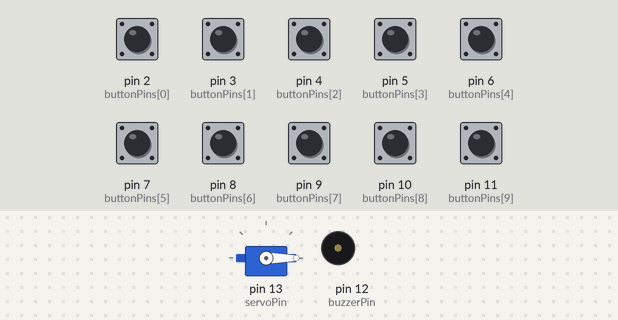
This sketch was run on a simulated Arduino Uno, built with avr-gcc and run on an emulated ATmega328P. On the bench: servo, buzzer (waves = sounding, pin HIGH). The inputs (shaded band) are chosen by the test bench; at power-on: pin 2 (buttonPins[0]), pin 3 (buttonPins[1]), pin 4 (buttonPins[2]), pin 5 (buttonPins[3]), pin 6 (buttonPins[4]), pin 7 (buttonPins[5]), pin 8 (buttonPins[6]), pin 9 (buttonPins[7]), pin 10 (buttonPins[8]), pin 11 (buttonPins[9]) HIGH. What the sketch prints to the serial monitor is not drawn.

Above: at 1.2 s.
1.3 s: pin 2 (buttonPins[0]) pulled LOW for 0.15 s
3.0 s: pin 3 (buttonPins[1]) pulled LOW for 1 s
5.5 s: pin 2 (buttonPins[0]) driven LOW and pin 3 (buttonPins[1]) driven LOW
At 7.7 s:
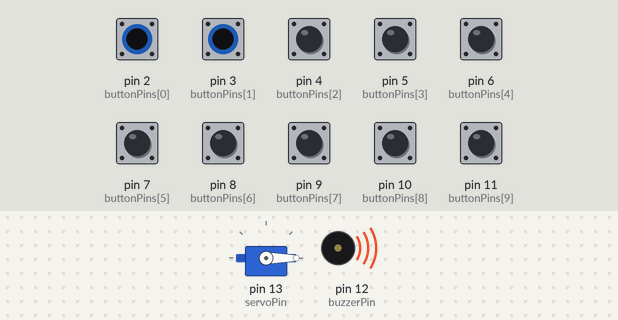
Timing chart, 0 to 14.5 s (numbered marks = the images above; inputs shaded):
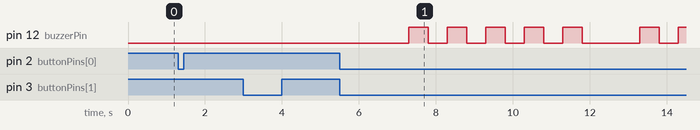

The sketch:

sketch666.ino
```cpp
#include <Servo.h>

const int buttonPins[10] = {2, 3, 4, 5, 6, 7, 8, 9, 10, 11}; // 按键引脚
const int buzzerPin = 12; // 蜂鸣器引脚
const int servoPin = 13; // 舵机引脚

Servo myServo;

const String correctPassword = "12345"; // 正确密码
String inputPassword = ""; // 输入的密码
int attemptCount = 0; // 尝试次数

void setup() {
    for (int i = 0; i < 10; i++) {
        pinMode(buttonPins[i], INPUT_PULLUP);
    }
    pinMode(buzzerPin, OUTPUT);
    myServo.attach(servoPin);
    myServo.write(0); // 初始位置，门锁关闭
    Serial.begin(9600);
}

void loop() {
    for (int i = 0; i < 10; i++) {
        if (digitalRead(buttonPins[i]) == LOW) {
            delay(200); // 防抖
            inputPassword += String(i);
            Serial.println(inputPassword);
            if (inputPassword.length() == 5) {
                if (inputPassword == correctPassword) {
                    Serial.println("密码正确，门锁打开");
                    myServo.write(90); // 打开门锁
                    delay(5000); // 保持门锁打开5秒
                    myServo.write(0); // 关闭门锁
                } else {
                    attemptCount++;
                    Serial.println("密码错误");
                    if (attemptCount >= 3) {
                        Serial.println("尝试次数过多，蜂鸣器报警");
                        for (int j = 0; j < 5; j++) {
                            digitalWrite(buzzerPin, HIGH);
                            delay(500);
                            digitalWrite(buzzerPin, LOW);
                            delay(500);
                        }
                    }
                }
                inputPassword = ""; // 重置输入密码
            }
        }
    }
}
```

Measured:
- after the input at 1.3 s, every drawn part: stays the same
- after the input at 3.0 s, every drawn part: stays the same
- after the input at 5.5 s, pin 12 (buzzerPin): goes 4 × (HIGH 0.50 s, LOW 0.50 s), HIGH 0.50 s, LOW 1.5 s, HIGH 0.50 s, LOW 0.50 s, then HIGH, starting after 1.8 s
